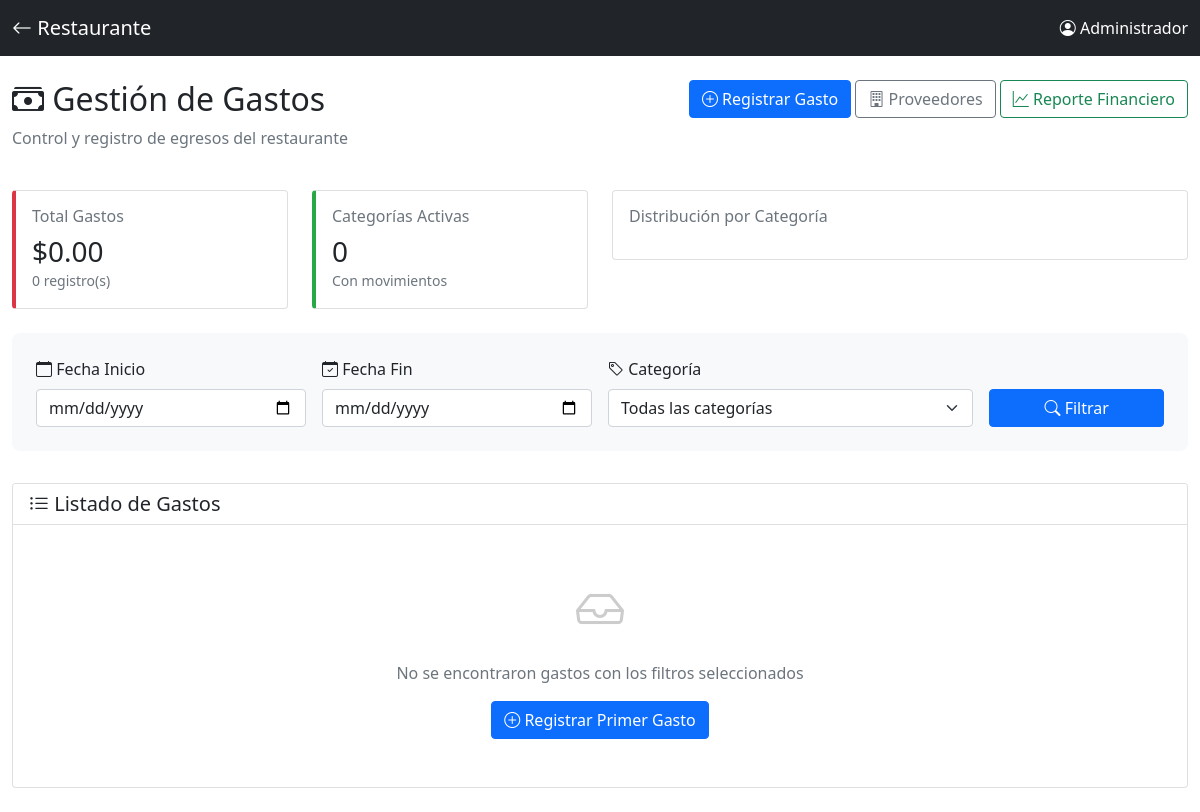
The page /gastos (signed in) on the database as committed earlier.
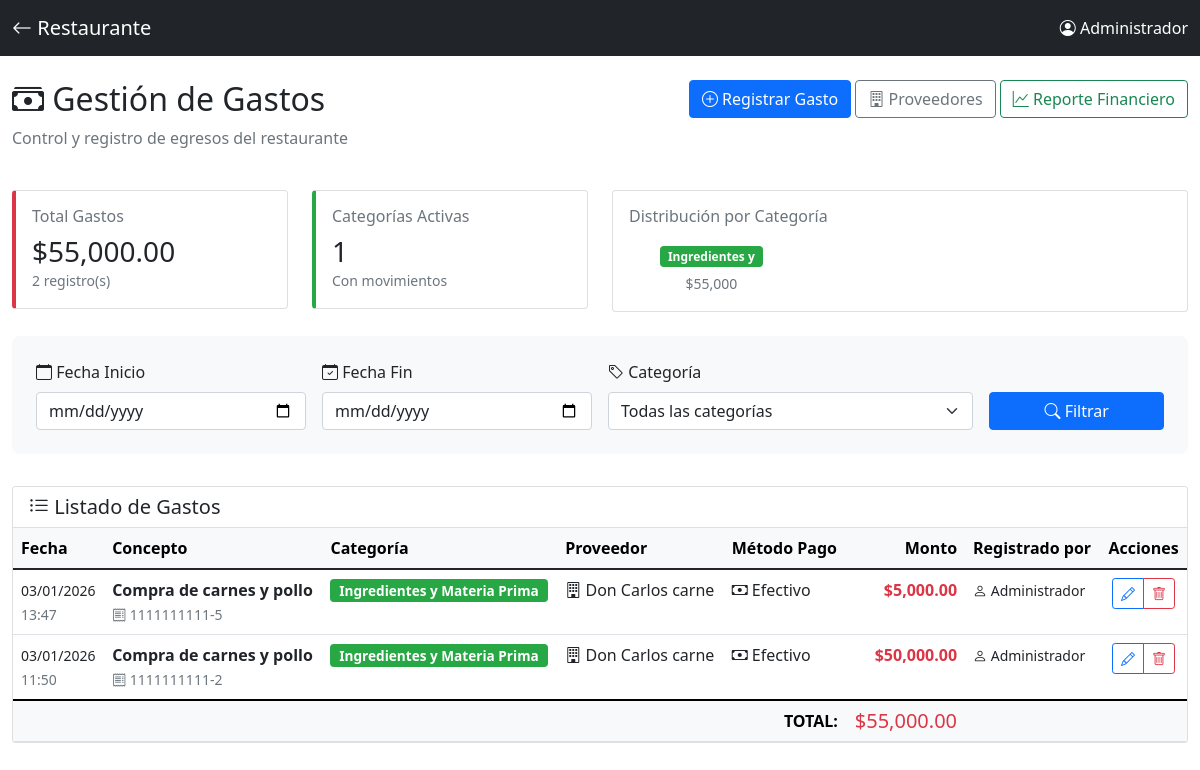
The same page on the database as committed later.
### app.py (models this page shows, shortened)
class CategoriaGasto(db.Model):
    id = db.Column(db.Integer, primary_key=True)
    nombre = db.Column(db.String(100), nullable=False)
    descripcion = db.Column(db.Text)
    color = db.Column(db.String(7), default='#6c757d')  # Color hex para visualización
    activa = db.Column(db.Boolean, default=True)
    gastos = db.relationship('Gasto', backref='categoria', lazy='select')

class Gasto(db.Model):
    id = db.Column(db.Integer, primary_key=True)
    fecha = db.Column(db.DateTime, default=datetime.now, nullable=False)
    concepto = db.Column(db.String(300), nullable=False)
    monto = db.Column(db.Float, nullable=False)
    categoria_id = db.Column(db.Integer, db.ForeignKey('categoria_gasto.id'), nullable=False)
    proveedor_id = db.Column(db.Integer, db.ForeignKey('proveedor.id'), nullable=True)
    usuario_id = db.Column(db.Integer, db.ForeignKey('usuario.id'), nullable=False)
    metodo_pago = db.Column(db.String(50), default='efectivo')
    numero_factura = db.Column(db.String(100))
    notas = db.Column(db.Text)
    archivo_adjunto = db.Column(db.String(500))
    aprobado = db.Column(db.Boolean, default=True)
    fecha_aprobacion = db.Column(db.DateTime)
    aprobado_por_id = db.Column(db.Integer, db.ForeignKey('usuario.id'), nullable=True)
    estado_pago = db.Column(db.String(20), default='pagado')  # pagado, pendiente, vencido
    fecha_vencimiento = db.Column(db.Date, nullable=True)  # Cuándo se debe pagar
    fecha_pago_real = db.Column(db.DateTime, nullable=True)  # Cuándo se pagó realmente
    usuario = db.relationship('Usuario', foreign_keys=[usuario_id], backref='gastos_registrados')
    aprobado_por = db.relationship('Usuario', foreign_keys=[aprobado_por_id], backref='gastos_aprobados')

class Proveedor(db.Model):
    id = db.Column(db.Integer, primary_key=True)
    nombre = db.Column(db.String(200), nullable=False)
    nit = db.Column(db.String(50))
    telefono = db.Column(db.String(50))
    email = db.Column(db.String(100))
    direccion = db.Column(db.String(300))
    notas = db.Column(db.Text)
    activo = db.Column(db.Boolean, default=True)
    fecha_registro = db.Column(db.DateTime, default=datetime.now)
    gastos = db.relationship('Gasto', backref='proveedor', lazy='select')

class Usuario(UserMixin, db.Model):
    id = db.Column(db.Integer, primary_key=True)
    username = db.Column(db.String(80), unique=True, nullable=False)
    password_hash = db.Column(db.String(200), nullable=False)
    nombre = db.Column(db.String(100), nullable=False)
    rol = db.Column(db.String(20), default='mesero')  # mesero, cocina, admin

### app.py (the view)
@app.route("/gastos")
@login_required
def lista_gastos():
    fecha_inicio = request.args.get('fecha_inicio')
    fecha_fin = request.args.get('fecha_fin')
    categoria_id = request.args.get('categoria_id', type=int)
    query = Gasto.query
    if fecha_inicio:
        try:
            fecha_inicio_obj = datetime.strptime(fecha_inicio, '%Y-%m-%d').replace(hour=3, minute=0, second=0)
            query = query.filter(Gasto.fecha >= fecha_inicio_obj)
        except ValueError:
            flash('Fecha de inicio inválida', 'error')
    if fecha_fin:
        try:
            fecha_fin_obj = datetime.strptime(fecha_fin, '%Y-%m-%d').replace(hour=3, minute=0, second=0) + timedelta(days=1)
            query = query.filter(Gasto.fecha < fecha_fin_obj)
        except ValueError:
            flash('Fecha de fin inválida', 'error')
    if categoria_id:
        query = query.filter(Gasto.categoria_id == categoria_id)
    gastos = query.order_by(Gasto.fecha.desc()).all()
    total_gastos = sum(g.monto for g in gastos)
    totales_por_categoria = db.session.query(
        CategoriaGasto.nombre,
        CategoriaGasto.color,
        db.func.sum(Gasto.monto).label('total')
    ).join(Gasto).group_by(CategoriaGasto.id).all()
    categorias = CategoriaGasto.query.filter_by(activa=True).order_by(CategoriaGasto.nombre).all()
    return render_template("gastos/lista_gastos.html",
                         gastos=gastos,
                         total_gastos=total_gastos,
                         totales_por_categoria=totales_por_categoria,
                         categorias=categorias,
                         fecha_inicio=fecha_inicio,
                         fecha_fin=fecha_fin,
                         categoria_id=categoria_id)

### app.py (called while the page is built)
@login_manager.user_loader
def load_user(user_id):
    return Usuario.query.get(int(user_id))

### templates/gastos/lista_gastos.html (shortened to what the changed rows need)
<!DOCTYPE html>
<html lang="es">
<head>
    <link href="https://cdn.jsdelivr.net/npm/bootstrap@5.1.3/dist/css/bootstrap.min.css" rel="stylesheet">
    <link rel="stylesheet" href="https://cdn.jsdelivr.net/npm/bootstrap-icons@1.7.2/font/bootstrap-icons.css">
</head>
<body>
    <div class="container-fluid py-4">
        <div class="row mb-4">
            <div class="col-md-6">
                <h2><i class="bi bi-cash-stack"></i> Gestión de Gastos</h2>
            </div>
        </div>
        <div class="row mb-4">
            <div class="col-md-3">
                <div class="card stat-card" style="border-left-color: #dc3545;">
                    <div class="card-body">
                        <h6 class="text-muted mb-2">Total Gastos</h6>
                        <h3 class="mb-0">${{ "{:,.2f}".format(total_gastos) }}</h3>
                        <small class="text-muted">{{ gastos|length }} registro(s)</small>
                    </div>
                </div>
            </div>
            <div class="col-md-3">
                <div class="card stat-card" style="border-left-color: #28a745;">
                    <div class="card-body">
                        <h6 class="text-muted mb-2">Categorías Activas</h6>
                        <h3 class="mb-0">{{ totales_por_categoria|length }}</h3>
                        <small class="text-muted">Con movimientos</small>
                    </div>
                </div>
            </div>
            <div class="col-md-6">
                <div class="card">
                    <div class="card-body">
                        <div class="row">
                            {% for cat in totales_por_categoria[:3] %}
                            <div class="col-4 text-center">
                                <div class="mb-1">
                                    <span class="badge" style="background-color: {{ cat.color }};">
                                        {{ cat.nombre[:15] }}
                                    </span>
                                </div>
                                <small class="text-muted">${{ "{:,.0f}".format(cat.total) }}</small>
                            </div>
                            {% endfor %}
                        </div>
                    </div>
                </div>
            </div>
        </div>
        <div class="card">
            <div class="card-body p-0">
                {% if gastos %}
                <div class="table-responsive">
                    <table class="table table-hover mb-0">
                        <thead class="table-light">
                            <tr>
                                <th>Fecha</th>
                                <th>Concepto</th>
                                <th>Categoría</th>
                                <th>Proveedor</th>
                                <th>Método Pago</th>
                                <th class="text-end">Monto</th>
                                <th>Registrado por</th>
                                <th class="text-center">Acciones</th>
                            </tr>
                        </thead>
                        <tbody>
                            {% for gasto in gastos %}
                            <tr class="gasto-row">
                                <td>
                                    <small>
                                        {{ gasto.fecha.strftime('%d/%m/%Y') }}<br>
                                        <span class="text-muted">{{ gasto.fecha.strftime('%H:%M') }}</span>
                                    </small>
                                </td>
                                <td>
                                    <strong>{{ gasto.concepto }}</strong>
                                    {% if gasto.numero_factura %}
                                    <br><small class="text-muted">
                                        <i class="bi bi-receipt"></i> {{ gasto.numero_factura }}
                                    </small>
                                    {% endif %}
                                </td>
                                <td>
                                    <span class="badge badge-categoria"
                                          style="background-color: {{ gasto.categoria.color }};">
                                        {{ gasto.categoria.nombre }}
                                    </span>
                                </td>
                                <td>
                                    {% if gasto.proveedor %}
                                        <i class="bi bi-building"></i> {{ gasto.proveedor.nombre }}
                                    {% else %}
                                        <span class="text-muted">-</span>
                                    {% endif %}
                                </td>
                                <td>
                                    {% if gasto.metodo_pago == 'efectivo' %}
                                        <i class="bi bi-cash"></i> Efectivo
                                    {% elif gasto.metodo_pago == 'tarjeta' %}
                                        <i class="bi bi-credit-card"></i> Tarjeta
                                    {% elif gasto.metodo_pago == 'transferencia' %}
                                        <i class="bi bi-bank"></i> Transferencia
                                    {% endif %}
                                </td>
                                <td class="text-end">
                                    <strong class="text-danger">
                                        ${{ "{:,.2f}".format(gasto.monto) }}
                                    </strong>
                                </td>
                                <td>
                                    <small>
                                        <i class="bi bi-person"></i> {{ gasto.usuario.nombre }}
                                    </small>
                                </td>
                                <td class="text-center">
                                    <div class="btn-group btn-group-sm">
                                        {% if current_user.rol == 'admin' or gasto.usuario_id == current_user.id %}
                                        <a href="{{ url_for('editar_gasto', gasto_id=gasto.id) }}"
                                           class="btn btn-outline-primary" title="Editar">
                                            <i class="bi bi-pencil"></i>
                                        </a>
                                        {% endif %}
                                        {% if current_user.rol == 'admin' %}
                                        <button type="button" class="btn btn-outline-danger"
                                                data-bs-toggle="modal"
                                                data-bs-target="#modalEliminar{{ gasto.id }}"
                                                title="Eliminar">
                                            <i class="bi bi-trash"></i>
                                        </button>
                                        {% endif %}
                                    </div>
                                </td>
                            </tr>
                            {% endfor %}
                        </tbody>
                        <tfoot class="table-light">
                            <tr>
                                <th colspan="5" class="text-end">TOTAL:</th>
                                <th class="text-end">
                                    <h5 class="mb-0 text-danger">
                                        ${{ "{:,.2f}".format(total_gastos) }}
                                    </h5>
                                </th>
                                <th colspan="2"></th>
                            </tr>
                        </tfoot>
                    </table>
                </div>
                {% else %}
                <div class="text-center py-5">
                    <i class="bi bi-inbox" style="font-size: 3rem; color: #ccc;"></i>
                    <p class="text-muted mt-3">No se encontraron gastos con los filtros seleccionados</p>
                    <a href="{{ url_for('nuevo_gasto') }}" class="btn btn-primary">
                        <i class="bi bi-plus-circle"></i> Registrar Primer Gasto
                    </a>
                </div>
                {% endif %}
            </div>
        </div>
    </div>
</body>
</html>

Rows that differ between the two databases and show on the page:
added CategoriaGasto: nombre "Ingredientes y", total "55,000"
added Gasto: fecha "03/01/2026", fecha "13:47", concepto "Compra de carnes y pollo", numero_factura "1111111111-5", categoria.nombre "Ingredientes y Materia Prima", proveedor.nombre "Don Carlos carne", metodo_pago "efectivo" (drawn), monto "5,000.00", usuario.nombre "Administrador"
added Gasto: fecha "03/01/2026", fecha "11:50", concepto "Compra de carnes y pollo", numero_factura "1111111111-2", categoria.nombre "Ingredientes y Materia Prima", proveedor.nombre "Don Carlos carne", metodo_pago "efectivo" (drawn), monto "50,000.00", usuario.nombre "Administrador"
Other text that changed with them:
{{ "{:,.2f}".format(total_gastos) }}: "0.00" → "55,000.00"
{{ gastos|length }}: "0" → "2"
{{ totales_por_categoria|length }}: "0" → "1"
{{ "{:,.2f}".format(total_gastos) }}: (not shown) → "55,000.00"
text no longer shown: "No se encontraron gastos con los filtros seleccionados Registrar Primer Gasto"
text now shown: "Fecha Concepto Categoría Proveedor Método Pago Monto Registrado por Acciones TOTAL: $"
